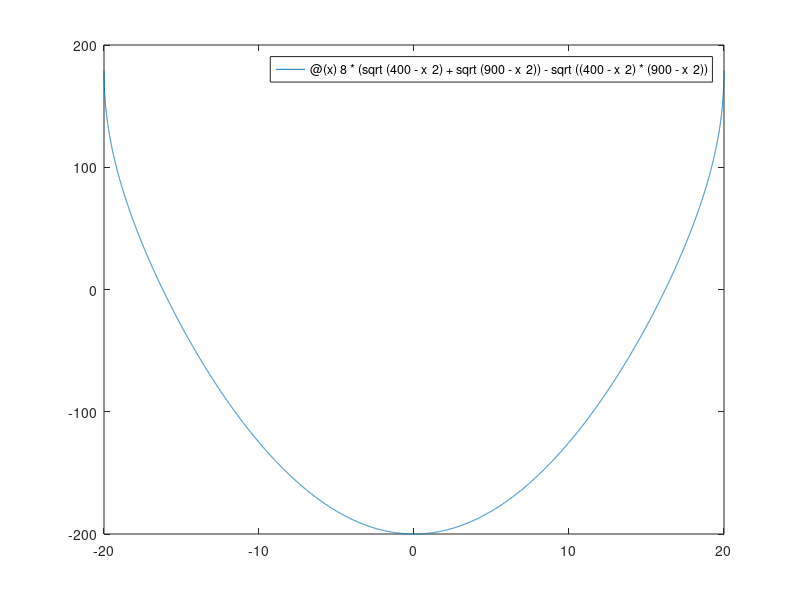

Reproduce this figure in MATLAB. (Note: this script raises an error after producing the figure.)
f = @(x) 8*(sqrt(400 - x^2)+sqrt(900 - x^2)) - sqrt((400 - x^2)*(900 - x^2));
fplot(f, [-20 20]);

a = 15; b = 20;
erro = 10^(-8); maxiter = 10^(8);
[x,a,b] = Bissecao(a,b,f,erro,erro,maxiter)

a = 15; b = 20;
erro = 10^(-8); maxiter = 10^(8);
[x,a,b] = Secante(a,b,f,erro,erro,maxiter)

df = @(x) (4*((2*x*(400 - x^2))/(900 - x^2)^2 - (2*x)/(900 - x^2)))/sqrt((400 - x^2)/(900 - x^2)) - x/sqrt(400 - x^2);
df = @(x) ((8*(sqrt(400 - x^2) + 1)*x)/(900 - x^2)^(3/2) - x/sqrt(400 - x^2) + (8*x)/(sqrt(400 - x^2)*sqrt(900 - x^2)));
a = 15;
erro = 10^(-8); maxiter = 10^(8);
[x,a] = NewtonRapshon(a,f,df,erro,maxiter)